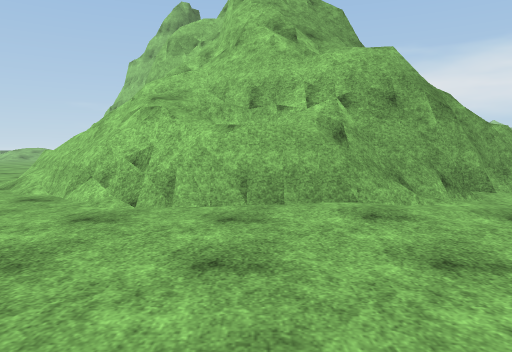
View 1 (above)

21 first-person views from a walk through a Unity game level. The camera is 1.2 m above the floor, tilts 4° down and sees 70° across. The floor is counted in squares, 2 m on a side. Each view is taken from the middle of a square. On the plan, view 1 faces up. The plan holds only what a view shows up to about 10 squares ahead; the rest is blank. The place goes on beyond the plan. Surface patterns are stand-ins for the level's own textures.

View 2
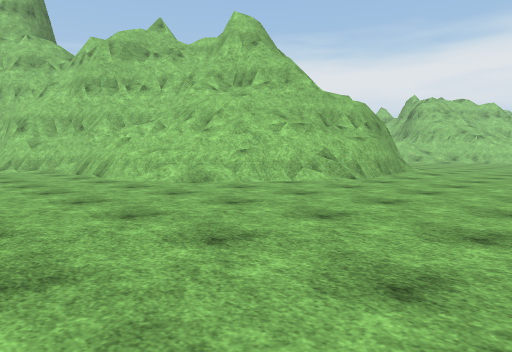

View 3
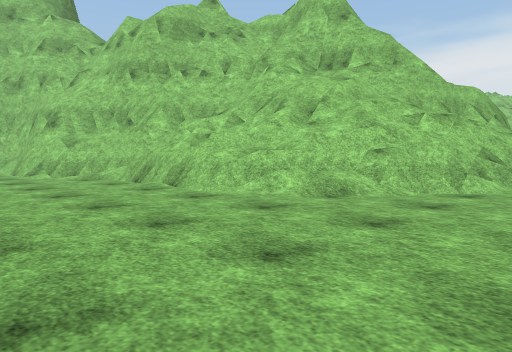

View 4
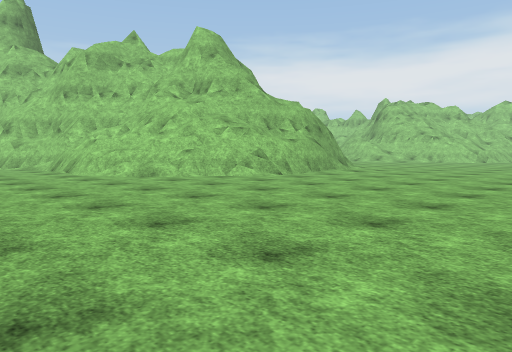

View 5
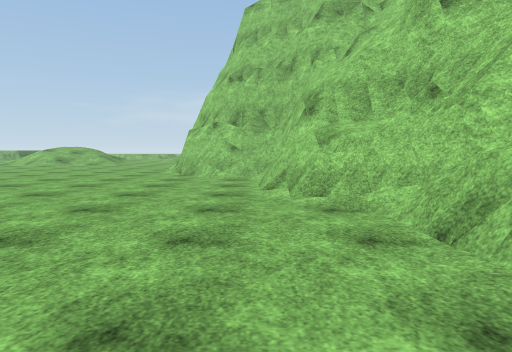

View 6
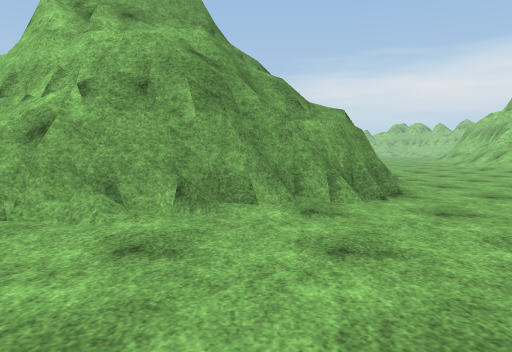

View 7
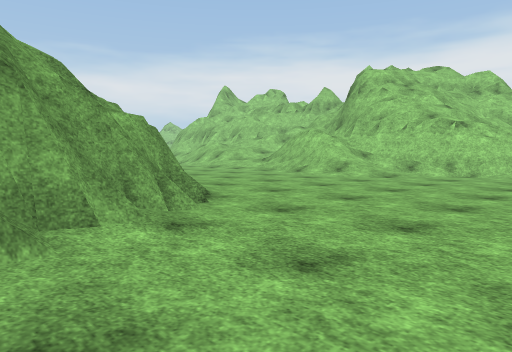

View 8
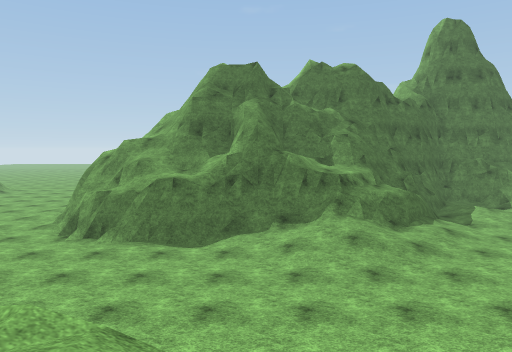

View 9
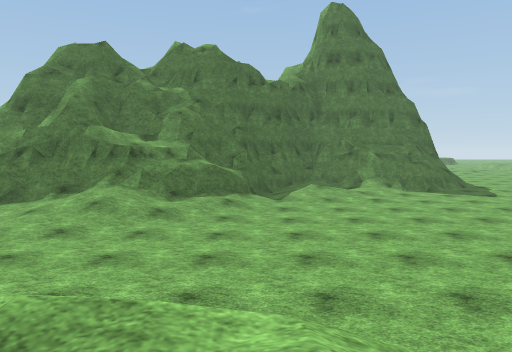

View 10
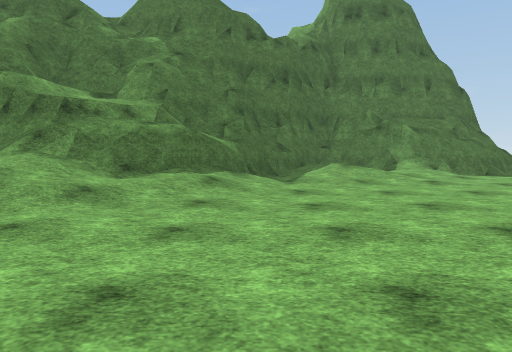

View 11
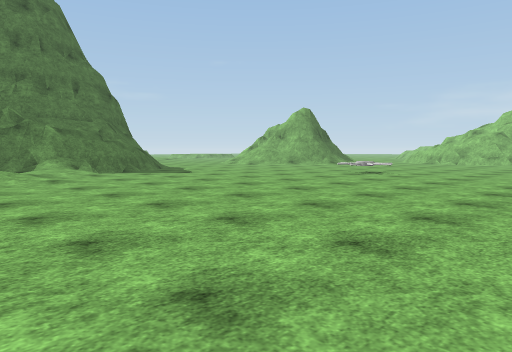

View 12
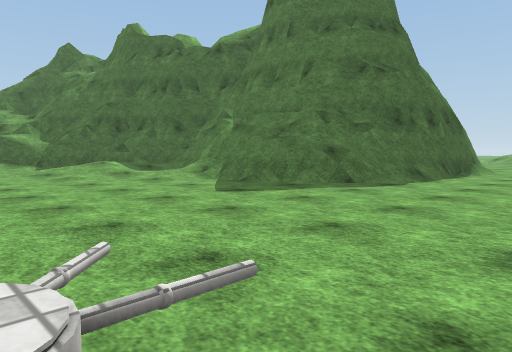

View 13
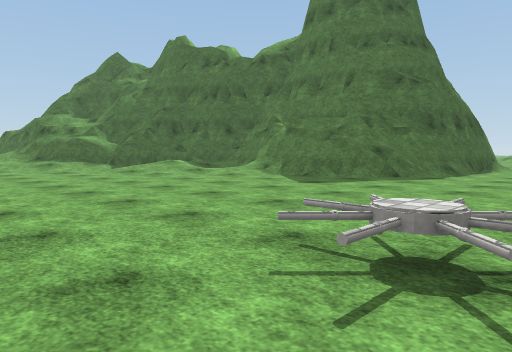

View 14
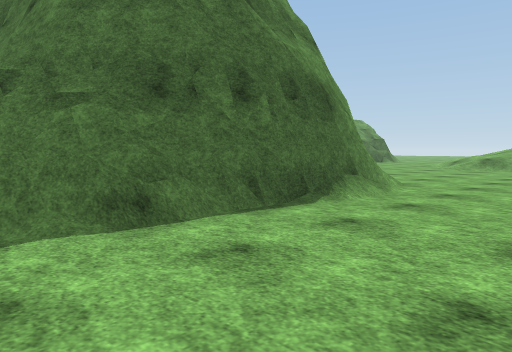

View 15
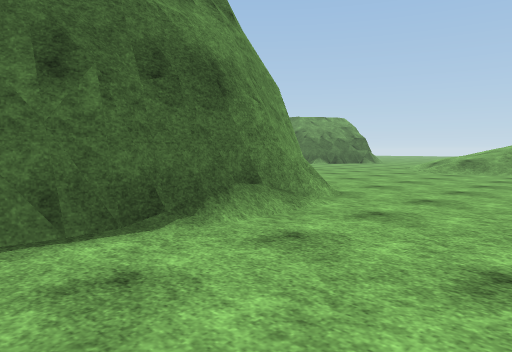

View 16
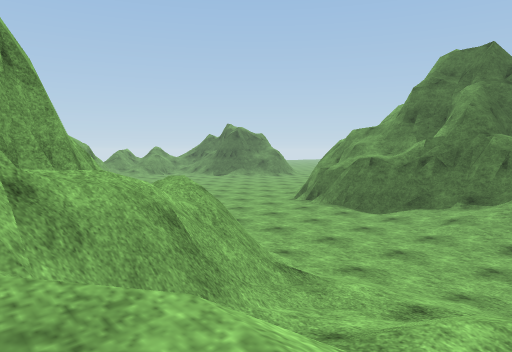

View 17
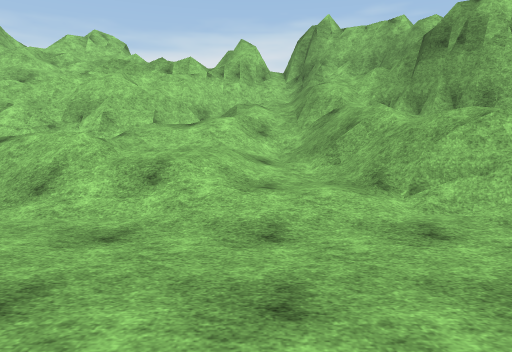

View 18
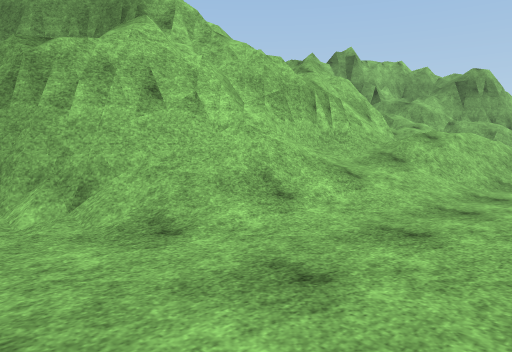

View 19
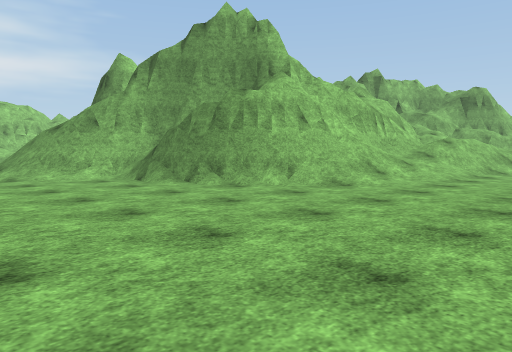

View 20
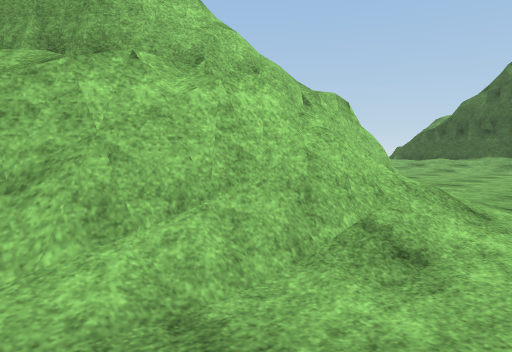

View 21
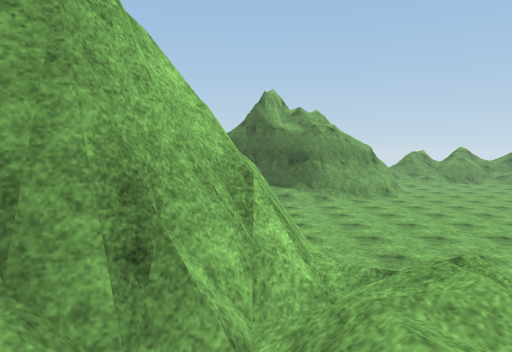

### Floor plan
Key: @ floor where view 1 was taken; # wall or solid block; . floor; / step, stairs or slope; = window, fence, low wall or low ledge; ^ raised ledge; O other object.
Columns run from 8 left of view 1 to 17 right of it. Each row starts with its distance up from view 1.
 26    ......  ..........
 25 ..............O...........
 24 ..........................
 23 ..#####/.................#
 22 .##   ###............./###
 21       ###/.........../#=#
 20        ##=..........//##
 19        #=//.........//#
 18        ##///........//#
 17 ##      #///......../##
 16 .###    ##///......//=#
 15 .=^#     ###//.....///##
 14 ...#      ###//....///###
 13 ...#      ###///..//////#
 12 ...##     ###///..//////#
 11 ...=#       #///..////=/#
 10 ....###     #//.../=//=/#
  9 ....=^#     ##..../=/####
  8  ...####    ##....=/###==
  7  ...===###  ##....//#=
  6 ..../=#=##  ##....//#=
  5 ...../#=#####....../#
  4 ....../===/.........#
  3 ....................=
  2 .....................
  1 ............ .........
  0 ........@... .........
 -1 .........          ./
 -2 .../

Where each view was taken, in squares from view 1:
view 1: 0 up, 0 right, facing up
view 2: 0 up, 8 left, facing up-right
view 3: 3 up, 8 left, facing up-right
view 4: 2 down, 8 left, facing up-right
view 5: 7 up, 6 left, facing up
view 6: 1 up, 3 right, facing up
view 7: 2 up, 2 right, facing up-right
view 8: 10 up, 13 right, facing left
view 9: 15 up, 13 right, facing left
view 10: 15 up, 10 right, facing left
view 11: 16 up, 11 right, facing up-left
view 12: 26 up, 6 right, facing down-left
view 13: 26 up, 8 right, facing down-left
view 14: 26 up, 0 right, facing down-left
view 15: 26 up, 2 left, facing down-left
view 16: 13 up, 14 right, facing down-left
view 17: 12 up, 7 right, facing right
view 18: 22 up, 10 right, facing down-right
view 19: 26 up, 9 right, facing down-right
view 20: 10 up, 9 right, facing down-right
view 21: 10 up, 12 right, facing down
